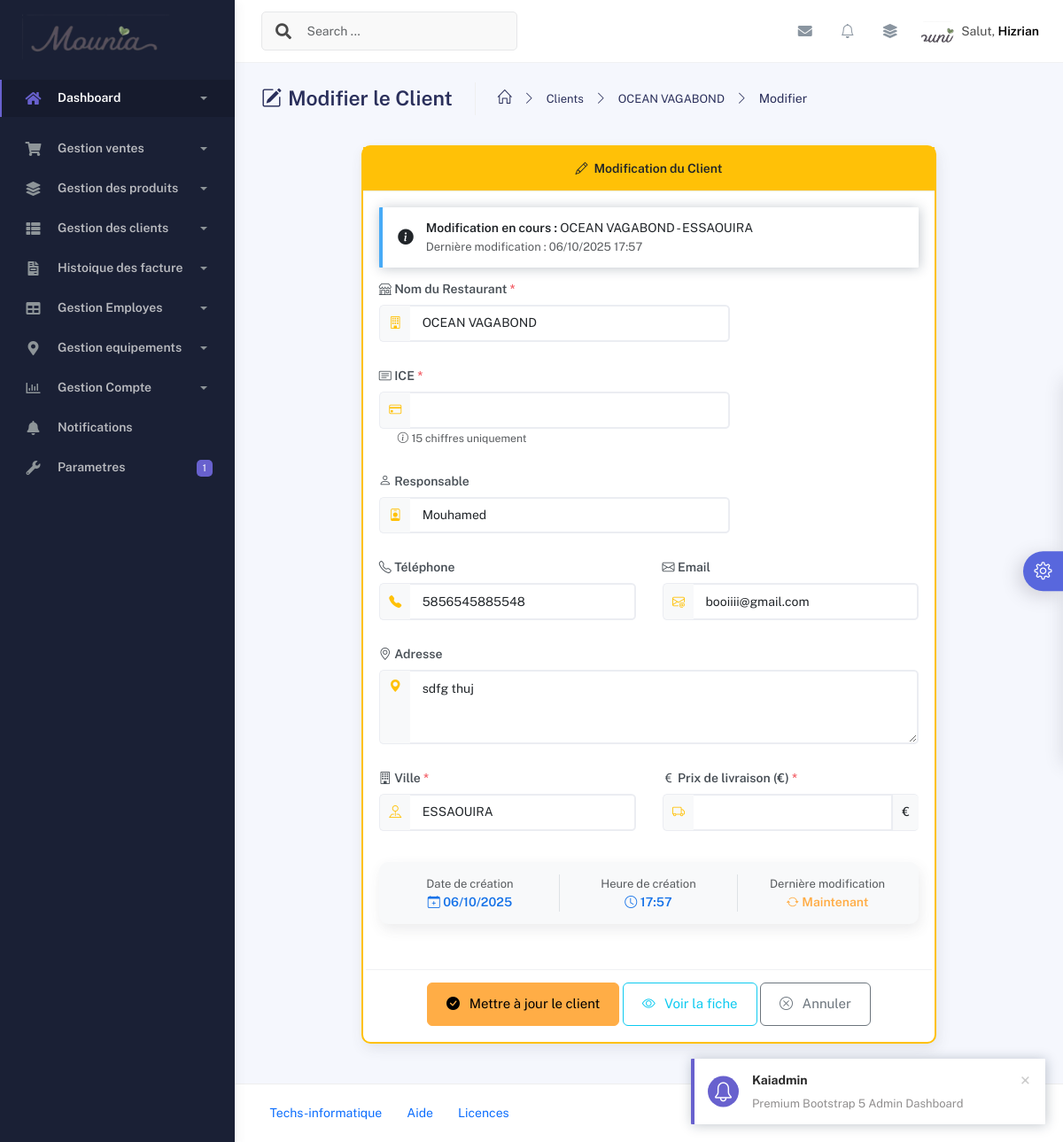
The page /clients/1/modifier/ on the database as committed earlier.
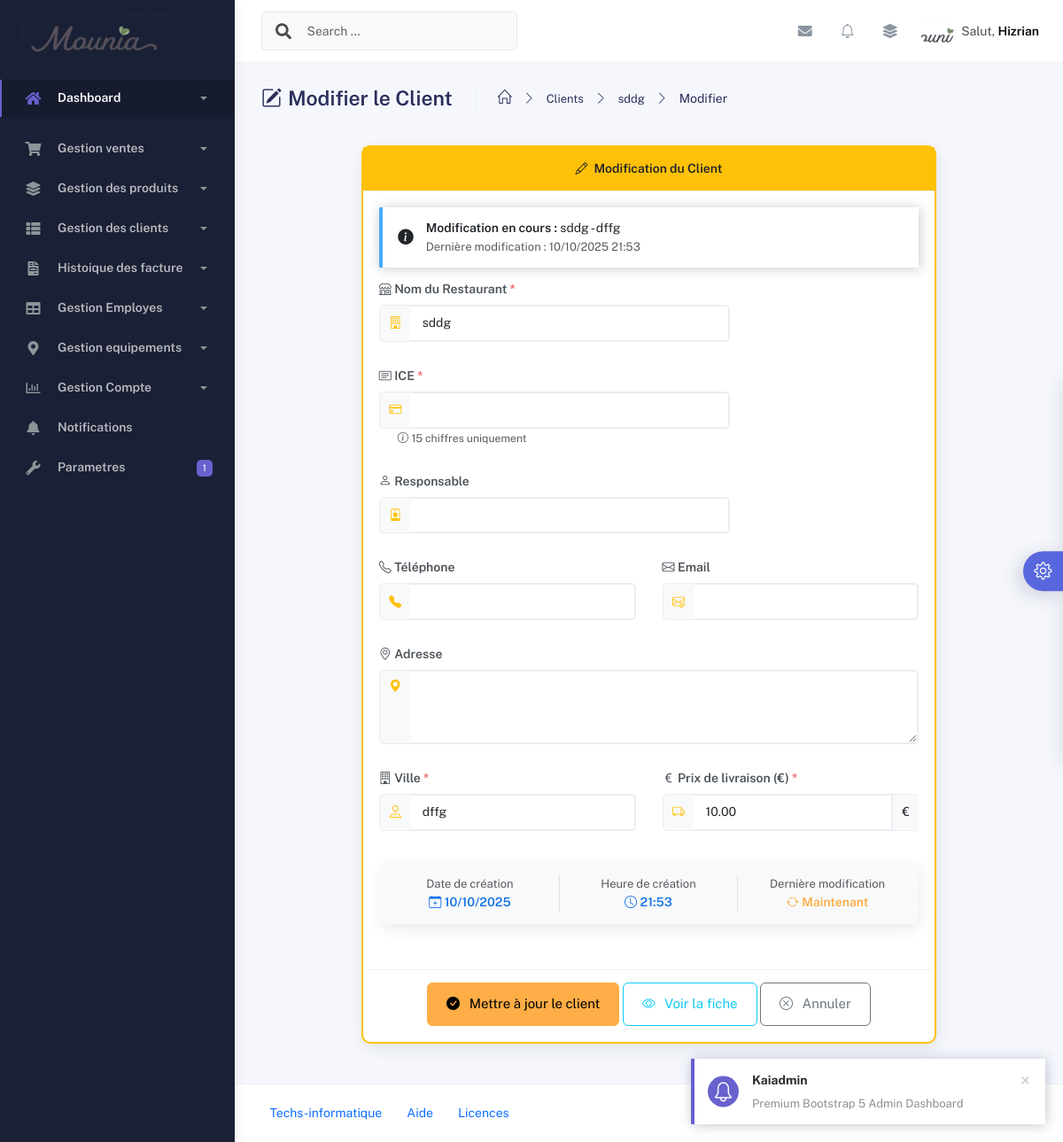
The same page on the database as committed later.
### application/models.py (models this page shows, shortened)
class Client(models.Model):
    nom = models.CharField(max_length=150, verbose_name="Nom du restaurant")
    responsable = models.CharField(max_length=100, verbose_name="Nom du responsable", blank=True, null=True)
    telephone = models.CharField(
        max_length=20,
        verbose_name="Téléphone",
        unique=True,
        blank=True,
        null=True  # Ajouter null=True
    )
    ice = models.CharField(
        max_length=15,
        verbose_name="ICE",
        unique=False,
        blank=True,
        null=True
    )
    email = models.EmailField(blank=True, null=True, verbose_name="Email")
    adresse = models.TextField(verbose_name="Adresse", blank=True, null=True)
    ville = models.CharField(max_length=100, verbose_name="Ville")
    prix_livraison = models.DecimalField(
        max_digits=10,
        decimal_places=2,
        verbose_name="Prix de livraison (en MAD)"
    )
    date_creation = models.DateTimeField(auto_now_add=True, verbose_name="Date d'ajout")
    class Meta:
        verbose_name = "Client (Restaurant)"
        verbose_name_plural = "Clients (Restaurants)"
        ordering = ["nom"]

### application/views.py (the view)
# urls.py: path('clients/<int:pk>/modifier/', views.modifier_client, name='modifier_client'),
def modifier_client(request, pk):
    client = get_object_or_404(Client, pk=pk)
    if request.method == 'POST':
        form = ClientForm(request.POST, instance=client)
        if form.is_valid():
            form.save()
            return redirect('detail_client', pk=client.pk)
    else:
        form = ClientForm(instance=client)
    return render(request, 'clients/modifier_client.html', {'form': form, 'client': client})

### application/context_processors.py (called while the page is built)
def parametres_mounia(request):
    return {
        'parametres': ParametresMounia.objects.first() or None
    }

### templates/clients/modifier_client.html (shortened to what the changed rows need)
{% extends "base.html" %}
{% load static %}
{% block content %}
<div class="container">
  <div class="page-inner">
    <div class="page-header">
      <ul class="breadcrumbs mb-3">
        <li class="nav-item">
          <a href="{% url 'detail_client' client.pk %}">{{ client.nom }}</a>
        </li>
      </ul>
    </div>
    <div class="row">
      <div class="col-lg-10 col-xl-9 mx-auto">
        <div class="card mb-4" style="border: 2px solid #ffc107">
          <div class="card-body">
            <div class="alert alert-info d-flex align-items-center">
              <i class="bi bi-info-circle-fill me-3 fs-5"></i>
              <div>
                <strong>Modification en cours :</strong> {{ client.nom }} - {{ client.ville }}
                <br><small class="text-muted">Dernière modification : {{ client.date_creation|date:"d/m/Y H:i" }}</small>
              </div>
            </div>
            <form method="POST" class="row g-3">
              <div class="col-md-8 mb-3">
                <div class="input-group">
                  <span class="input-group-text bg-light"><i class="bi bi-building text-warning"></i></span>
                  <input type="text" name="nom" id="id_nom"
                         class="form-control {% if form.nom.errors %}is-invalid{% endif %}"
                         value="{{ form.nom.value|default:'' }}" required>
                </div>
              </div>
              <div class="col-md-8 mb-3">
                <div class="input-group">
                  <span class="input-group-text bg-light"><i class="bi bi-person-badge text-warning"></i></span>
                  <input type="text" name="responsable" id="id_responsable"
                         class="form-control {% if form.responsable.errors %}is-invalid{% endif %}"
                         value="{{ form.responsable.value|default:'' }}">
                </div>
              </div>
              <div class="col-md-6 mb-3">
                <div class="input-group">
                  <span class="input-group-text bg-light"><i class="bi bi-telephone-fill text-warning"></i></span>
                  <input type="tel" name="telephone" id="id_telephone"
                         class="form-control {% if form.telephone.errors %}is-invalid{% endif %}"
                         value="{{ form.telephone.value|default:'' }}">
                </div>
              </div>
              <div class="col-md-6 mb-3">
                <div class="input-group">
                  <span class="input-group-text bg-light"><i class="bi bi-envelope-at text-warning"></i></span>
                  <input type="email" name="email" id="id_email"
                         class="form-control {% if form.email.errors %}is-invalid{% endif %}"
                         value="{{ form.email.value|default:'' }}">
                </div>
              </div>
              <div class="col-12 mb-3">
                <div class="input-group">
                  <span class="input-group-text bg-light align-items-start pt-2"><i class="bi bi-geo-alt-fill text-warning"></i></span>
                  <textarea name="adresse" id="id_adresse"
                            class="form-control {% if form.adresse.errors %}is-invalid{% endif %}"
                            rows="3">{{ form.adresse.value|default:'' }}</textarea>
                </div>
              </div>
              <div class="col-md-6 mb-3">
                <div class="input-group">
                  <span class="input-group-text bg-light"><i class="bi bi-pin-map text-warning"></i></span>
                  <input type="text" name="ville" id="id_ville"
                         class="form-control {% if form.ville.errors %}is-invalid{% endif %}"
                         value="{{ form.ville.value|default:'' }}" required>
                </div>
              </div>
              <div class="col-md-6 mb-3">
                <div class="input-group">
                  <span class="input-group-text bg-light"><i class="bi bi-truck text-warning"></i></span>
                  <input type="number" name="prix_livraison" id="id_prix_livraison"
                         class="form-control {% if form.prix_livraison.errors %}is-invalid{% endif %}"
                         value="{{ form.prix_livraison.value|default:'' }}"
                         step="0.01" min="0" required>
                  <span class="input-group-text bg-light">€</span>
                </div>
              </div>
              <div class="col-12 mt-4">
                <div class="card bg-light">
                  <div class="card-body py-3">
                    <div class="row text-center">
                      <div class="col-md-4 border-end">
                        <small class="text-muted">Date de création</small>
                        <div class="fw-bold text-primary">
                          <i class="bi bi-calendar-plus me-1"></i>{{ client.date_creation|date:"d/m/Y" }}
                        </div>
                      </div>
                      <div class="col-md-4 border-end">
                        <small class="text-muted">Heure de création</small>
                        <div class="fw-bold text-primary">
                          <i class="bi bi-clock me-1"></i>{{ client.date_creation|date:"H:i" }}
                        </div>
                      </div>
                    </div>
                  </div>
                </div>
              </div>
            </form>
          </div>
        </div>
      </div>
    </div>
  </div>
</div>
{% endblock content %}

Rows that differ between the two databases and show on the page:
changed Client: nom "OCEAN VAGABOND" → "sddg"; ville "ESSAOUIRA" → "dffg"; date_creation "06/10/2025 17:57" → "10/10/2025 21:53"; prix_livraison (not shown) → "10.00"; date_creation "06/10/2025" → "10/10/2025"; date_creation "17:57" → "21:53"; responsable "Mouhamed" → (not shown); telephone "5856545885548" → (not shown); email "booiiii@gmail.com" → (not shown); adresse "sdfg thuj" → (not shown)
